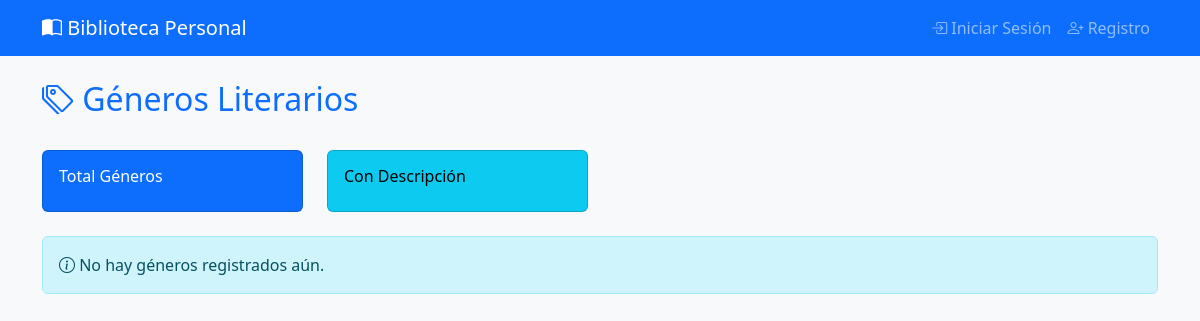
/genres/, run on an earlier commit of the app's database.
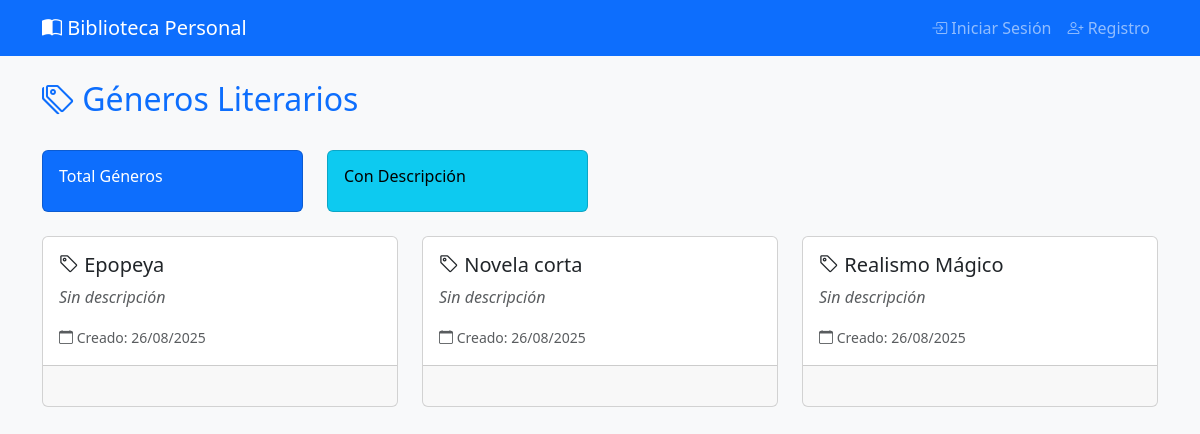
And on a later commit of the database.
### migrationsdb/models.py (models this page shows, shortened)
class Genre(models.Model):
    id = models.BigAutoField(primary_key=True)
    name = models.CharField(max_length=50, unique=True, verbose_name='Género')
    description = models.TextField(blank=True, verbose_name='Descripción')
    created_at = models.DateTimeField(auto_now_add=True)

### migrationsdb/views.py (the view)
# urls.py: path('genres/', views.list_genres, name='list_genres'),
def list_genres(request):
    genres = Genre.objects.all().order_by('name')
    return render(request, 'migrationsdb/genres_list.html', {'genres': genres})

### templates/migrationsdb/genres_list.html (shortened to what this page needs)
{% extends 'migrationsdb/base.html' %}
{% load widget_tweaks %}
{% block content %}
<div class="d-flex justify-content-between align-items-center mb-4">
    <h2 class="text-primary">
        <i class="bi bi-tags"></i> Géneros Literarios
    </h2>
</div>
<div class="row mb-4">
    <div class="col-md-6 col-lg-3">
        <div class="card text-bg-primary">
            <div class="card-body">
                <h6 class="card-title">Total Géneros</h6>
            </div>
        </div>
    </div>
    <div class="col-md-6 col-lg-3">
        <div class="card text-bg-info">
            <div class="card-body">
                <h6 class="card-title">Con Descripción</h6>
            </div>
        </div>
    </div>
</div>
<div class="row">
    {% for genre in genres %}
    <div class="col-md-6 col-lg-4 mb-3">
        <div class="card h-100">
            <div class="card-body">
                <h5 class="card-title">
                    <i class="bi bi-tag"></i> {{ genre.name }}
                </h5>
                <p class="card-text text-muted">
                    {% if genre.description %}
                        {{ genre.description|truncatewords:15 }}
                    {% else %}
                        <em>Sin descripción</em>
                    {% endif %}
                </p>
                <small class="text-muted">
                    <i class="bi bi-calendar"></i> Creado: {{ genre.created_at|date:"d/m/Y" }}
                </small>
            </div>
            <div class="card-footer">
            </div>
        </div>
    </div>
    {% empty %}
    <div class="col-12">
        <div class="alert alert-info">
            <i class="bi bi-info-circle"></i>
            No hay géneros registrados aún.
        </div>
    </div>
    {% endfor %}
</div>
{% endblock %}

### templates/migrationsdb/base.html (shortened to what this page needs)
<!DOCTYPE html>
<html lang="es">
<head>
    <link href="https://cdn.jsdelivr.net/npm/bootstrap@5.3.0/dist/css/bootstrap.min.css" rel="stylesheet">
    <link href="https://cdn.jsdelivr.net/npm/bootstrap-icons@1.10.0/font/bootstrap-icons.css" rel="stylesheet">
</head>
<body class="bg-light">
    <nav class="navbar navbar-expand-lg navbar-dark bg-primary">
        <div class="container">
            <a class="navbar-brand" href="{% url 'home' %}">
                <i class="bi bi-book-half"></i> Biblioteca Personal
            </a>
            <div class="collapse navbar-collapse" id="navbarNav">
                <ul class="navbar-nav ms-auto">
                    {% if user.is_authenticated %}
                        {% if perms.migrationsdb.view_user %}
                            <li class="nav-item">
                                <a class="nav-link" href="{% url 'home' %}">
                                    <i class="bi bi-people"></i> Usuarios
                                </a>
                            </li>
                        {% endif %}
                        {% if perms.migrationsdb.view_author %}
                            <li class="nav-item">
                                <a class="nav-link" href="{% url 'list_authors' %}">
                                    <i class="bi bi-person-workspace"></i> Autores
                                </a>
                            </li>
                        {% endif %}
                        {% if perms.migrationsdb.view_genre %}
                            <li class="nav-item">
                                <a class="nav-link" href="{% url 'list_genres' %}">
                                    <i class="bi bi-tags"></i> Géneros
                                </a>
                            </li>
                        {% endif %}
                        {% if perms.migrationsdb.view_book %}
                            <li class="nav-item">
                                <a class="nav-link" href="{% url 'list_book' %}">
                                    <i class="bi bi-book"></i> Libros
                                </a>
                            </li>
                        {% endif %}
                        <li class="nav-item">
                            <a class="nav-link" href="{% url 'search_external_books' %}">
                                <i class="bi bi-search"></i> Buscar Libros
                            </a>
                        </li>
                        <li class="nav-item dropdown">
                            <a class="nav-link dropdown-toggle" href="#" role="button" data-bs-toggle="dropdown" aria-expanded="false">
                                <i class="bi bi-person-circle"></i> {{ user.username }}
                            </a>
                            <ul class="dropdown-menu">
                                <li><h6 class="dropdown-header">
                                    <i class="bi bi-shield-check"></i>
                                    Rol:
                                    {% for group in user.groups.all %}
                                        <span class="badge bg-secondary">{{ group.name }}</span>
                                    {% empty %}
                                        <span class="badge bg-light text-dark">Sin grupo</span>
                                    {% endfor %}
                                </h6></li>
                                <li><hr class="dropdown-divider"></li>
                                {% if user.is_superuser %}
                                    <li><a class="dropdown-item" href="{% url 'setup_groups' %}">
                                        <i class="bi bi-gear"></i> Configurar Grupos
                                    </a></li>
                                    <li><a class="dropdown-item" href="/admin/" target="_blank">
                                        <i class="bi bi-tools"></i> Administración
                                    </a></li>
                                    <li><hr class="dropdown-divider"></li>
                                {% endif %}
                                <li><a class="dropdown-item" href="{% url 'logout' %}">
                                    <i class="bi bi-box-arrow-right"></i> Cerrar Sesión
                                </a></li>
                            </ul>
                        </li>
                    {% else %}
                        <li class="nav-item">
                            <a class="nav-link" href="{% url 'login' %}">
                                <i class="bi bi-box-arrow-in-right"></i> Iniciar Sesión
                            </a>
                        </li>
                        <li class="nav-item">
                            <a class="nav-link" href="{% url 'register' %}">
                                <i class="bi bi-person-plus"></i> Registro
                            </a>
                        </li>
                    {% endif %}
                </ul>
            </div>
        </div>
    </nav>
    <div class="container mt-4">
        {% block content %}
        {% endblock %}
    </div>
</body>
</html>

What changed in the data, as far as the page shows it:
added Genre: name "Epopeya", description "Sin descripción", created_at "26/08/2025"
added Genre: name "Novela corta", description "Sin descripción", created_at "26/08/2025"
added Genre: name "Realismo Mágico", description "Sin descripción", created_at "26/08/2025"
Also different on the page:
text no longer shown: "No hay géneros registrados aún."
